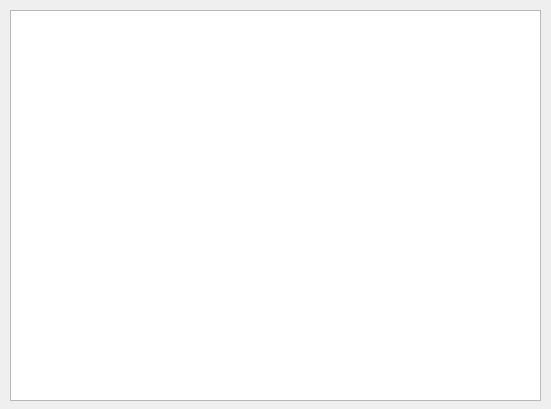
<?xml version="1.0" encoding="UTF-8"?>
<ui version="4.0">
 <class>Chat</class>
 <widget class="QWidget" name="Chat">
  <property name="geometry">
   <rect>
    <x>0</x>
    <y>0</y>
    <width>551</width>
    <height>409</height>
   </rect>
  </property>
  <property name="font">
   <font>
    <pointsize>8</pointsize>
   </font>
  </property>
  <property name="windowTitle">
   <string>Chat</string>
  </property>
  <widget class="QTextEdit" name="textEdit">
   <property name="geometry">
    <rect>
     <x>10</x>
     <y>10</y>
     <width>531</width>
     <height>391</height>
    </rect>
   </property>
   <property name="font">
    <font>
     <family>Calibri</family>
     <pointsize>10</pointsize>
    </font>
   </property>
   <property name="readOnly">
    <bool>true</bool>
   </property>
  </widget>
 </widget>
 <resources/>
 <connections/>
</ui>
